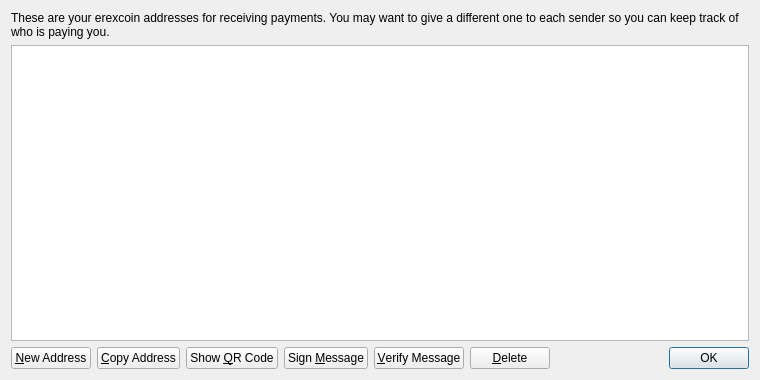
<?xml version="1.0" encoding="UTF-8"?>
<ui version="4.0">
 <class>AddressBookPage</class>
 <widget class="QWidget" name="AddressBookPage">
  <property name="geometry">
   <rect>
    <x>0</x>
    <y>0</y>
    <width>760</width>
    <height>380</height>
   </rect>
  </property>
  <property name="windowTitle">
   <string>Address Book</string>
  </property>
  <layout class="QVBoxLayout" name="verticalLayout">
   <item>
    <widget class="QLabel" name="labelExplanation">
     <property name="text">
      <string>These are your erexcoin addresses for receiving payments. You may want to give a different one to each sender so you can keep track of who is paying you.</string>
     </property>
     <property name="textFormat">
      <enum>Qt::PlainText</enum>
     </property>
     <property name="wordWrap">
      <bool>true</bool>
     </property>
    </widget>
   </item>
   <item>
    <widget class="QTableView" name="tableView">
     <property name="contextMenuPolicy">
      <enum>Qt::CustomContextMenu</enum>
     </property>
     <property name="toolTip">
      <string>Double-click to edit address or label</string>
     </property>
     <property name="tabKeyNavigation">
      <bool>false</bool>
     </property>
     <property name="selectionMode">
      <enum>QAbstractItemView::SingleSelection</enum>
     </property>
     <property name="selectionBehavior">
      <enum>QAbstractItemView::SelectRows</enum>
     </property>
     <property name="sortingEnabled">
      <bool>true</bool>
     </property>
     <attribute name="verticalHeaderVisible">
      <bool>false</bool>
     </attribute>
    </widget>
   </item>
   <item>
    <layout class="QHBoxLayout" name="horizontalLayout">
     <item>
      <widget class="QPushButton" name="newAddressButton">
       <property name="toolTip">
        <string>Create a new address</string>
       </property>
       <property name="text">
        <string>&amp;New Address</string>
       </property>
      </widget>
     </item>
     <item>
      <widget class="QPushButton" name="copyToClipboard">
       <property name="toolTip">
        <string>Copy the currently selected address to the system clipboard</string>
       </property>
       <property name="text">
        <string>&amp;Copy Address</string>
       </property>
      </widget>
     </item>
     <item>
      <widget class="QPushButton" name="showQRCode">
       <property name="text">
        <string>Show &amp;QR Code</string>
       </property>
      </widget>
     </item>
     <item>
      <widget class="QPushButton" name="signMessage">
       <property name="toolTip">
        <string>Sign a message to prove you own a erexcoin address</string>
       </property>
       <property name="text">
        <string>Sign &amp;Message</string>
       </property>
      </widget>
     </item>
     <item>
      <widget class="QPushButton" name="verifyMessage">
       <property name="toolTip">
        <string>Verify a message to ensure it was signed with a specified erexcoin address</string>
       </property>
       <property name="text">
        <string>&amp;Verify Message</string>
       </property>
      </widget>
     </item>
     <item>
      <widget class="QPushButton" name="deleteButton">
       <property name="toolTip">
        <string>Delete the currently selected address from the list</string>
       </property>
       <property name="text">
        <string>&amp;Delete</string>
       </property>
      </widget>
     </item>
     <item>
      <spacer name="horizontalSpacer">
       <property name="orientation">
        <enum>Qt::Horizontal</enum>
       </property>
       <property name="sizeHint" stdset="0">
        <size>
         <width>40</width>
         <height>20</height>
        </size>
       </property>
      </spacer>
     </item>
     <item>
      <widget class="QDialogButtonBox" name="buttonBox">
       <property name="sizePolicy">
        <sizepolicy hsizetype="Maximum" vsizetype="Fixed">
         <horstretch>0</horstretch>
         <verstretch>0</verstretch>
        </sizepolicy>
       </property>
       <property name="standardButtons">
        <set>QDialogButtonBox::Ok</set>
       </property>
      </widget>
     </item>
    </layout>
   </item>
  </layout>
 </widget>
 <resources>
  <include location="../bitcoin.qrc"/>
 </resources>
 <connections/>
</ui>
